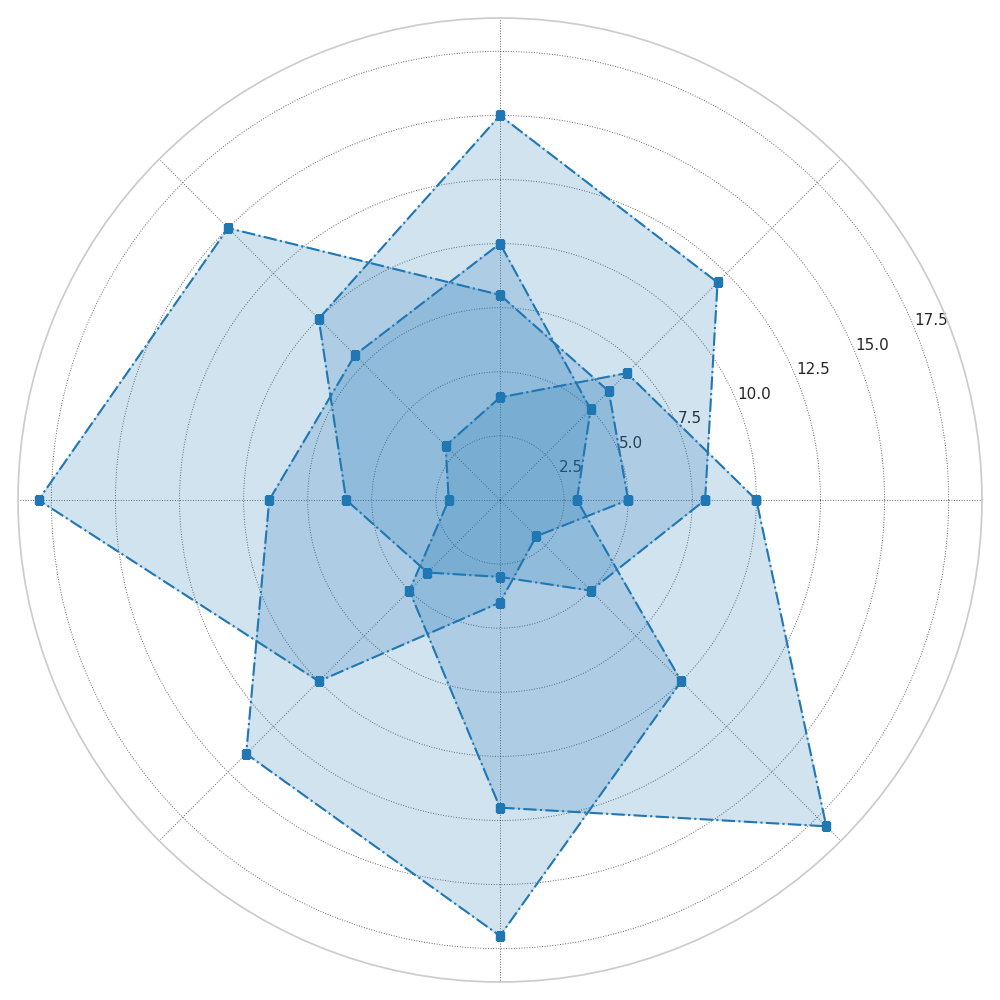

Recreate this plot in Python.
import matplotlib.pyplot as plt
import numpy as np

directions = ['N', 'NE', 'E', 'SE', 'S', 'SW', 'W', 'NW']
spring_winds = np.array([8, 12, 15, 10, 6, 4, 3, 5])
summer_winds = np.array([5, 6, 8, 15, 18, 10, 4, 2])
autumn_winds = np.array([3, 5, 10, 8, 9, 14, 17, 10])
winter_winds = np.array([10, 7, 4, 3, 2, 5, 12, 18])

wind_data = [spring_winds, summer_winds, autumn_winds, winter_winds]
angles = np.linspace(0, 2 * np.pi, len(directions), endpoint=False).tolist()
angles += angles[:1]

for i in range(len(wind_data)):
    wind_data[i] = np.append(wind_data[i], wind_data[i][0])

fig, ax = plt.subplots(figsize=(10, 10), subplot_kw=dict(polar=True))

single_color = '#1f77b4'

for data in wind_data:
    ax.plot(angles, data, marker='s', linestyle='-.', color=single_color, linewidth=1.5)
    ax.fill(angles, data, color=single_color, alpha=0.2)

ax.set_xticks(angles[:-1])
ax.set_xticklabels([])  # Remove direction labels
ax.grid(color='black', linestyle=':', linewidth=0.7, alpha=0.6)

plt.tight_layout()
plt.show()
